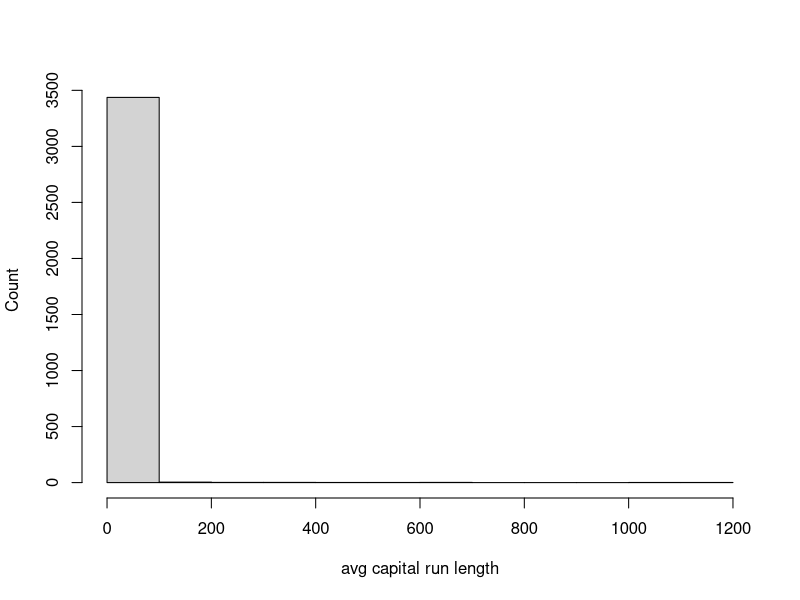

Generate this figure with R:
library(caret)
library(kernlab)
data(spam)
inTrain <- createDataPartition(y=spam$type, p = 0.75, list = FALSE)
train_data <- spam[inTrain,]
test_data <-spam[-inTrain,]

hist(train_data$capitalAve, main="", xlab = "avg capital run length", ylab = "Count")

dat <- c(mean(train_data$capitalAve), sd(train_data$capitalAve))
dat

# standerdize the data
train_data$capitalAve <- (train_data$capitalAve - mean(train_data$capitalAve))/sd(train_data$capitalAve)

items <- is.na(train_data$capitalTotal)
items
